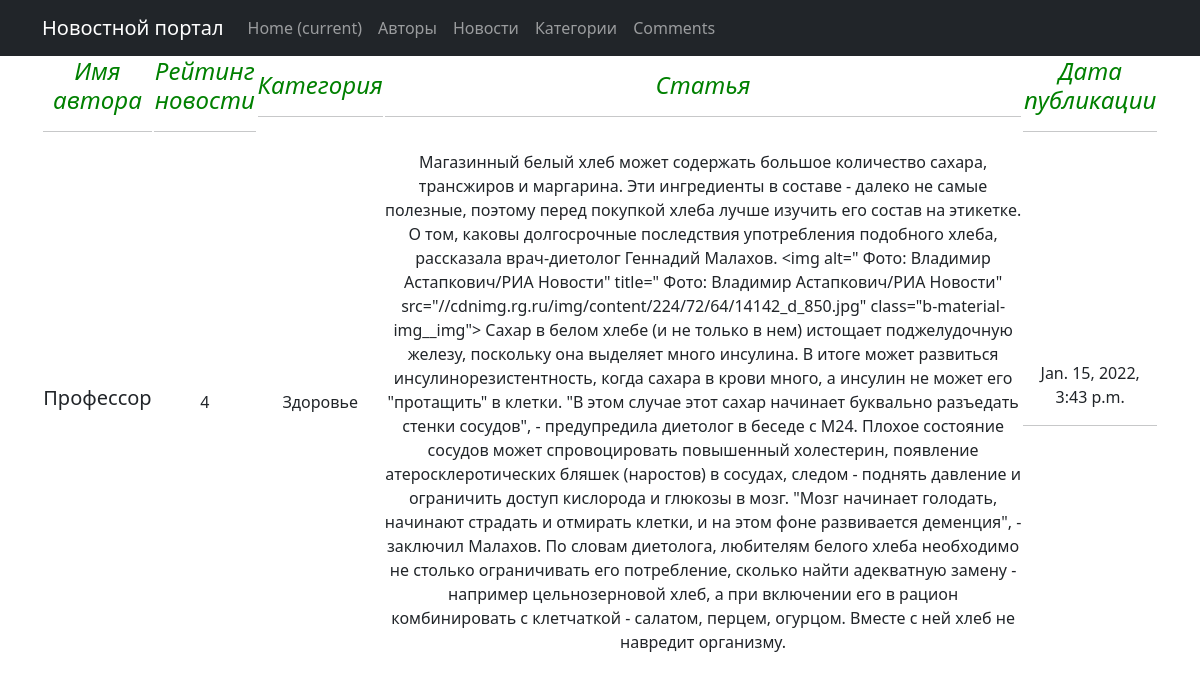
Page /comments/13/ on the committed database.
### news/models.py (models this page shows, shortened)
class Post(models.Model):
    author = models.ForeignKey(Author, on_delete=models.CASCADE)
    NEWS = 'NW'
    ARTICLE = 'AR'
    CATEGORY_CHOICES = (
        (NEWS, 'Новости'),
        (ARTICLE, 'Статья'),
    )
    categoryType = models.CharField(max_length=2, choices=CATEGORY_CHOICES, default=ARTICLE)
    dateCreation = models.DateTimeField(auto_now_add=True, verbose_name="Время создания новости")
    postCategory = models.ManyToManyField(Category, through='PostCategory', verbose_name="Название категории")
    title = models.CharField(max_length=128)
    text = models.TextField()
    rating = models.SmallIntegerField(default=0)

class Author(models.Model):
    authorUser = models.OneToOneField(User, on_delete=models.CASCADE)
    ratingAuthor = models.SmallIntegerField(default=0)
    def __str__(self):
        return self.authorUser.username

class Category(models.Model):
    name = models.CharField(max_length=64, unique=True)
    def __str__(self):
        return self.name

### news/views.py (the view)
# urls.py: path('<int:pk>/', NewsDetailView.as_view(), name='news_detail'),
class NewsDetailView(DetailView):
    template_name = 'news_detail.html'
    queryset = Post.objects.all()

### news/templates/news_detail.html (shortened to what this page needs)
{% extends 'flatpages/default.html' %}
{% block content %}
<table>
    <tr>
        <td>
            <h4><em><span style="color: #008000;">Имя автора</span></em></h4>
            <hr/>
        </td>
        <td>
            <h4><em><span style="color: #008000;">Рейтинг новости</span></em></h4>
            <hr/>
        </td>
        <td>
            <h4><em><span style="color: #008000;">Категория</span></em></h4>
            <hr/>
        </td>
        <td>
            <h4><em><span style="color: #008000;">Статья</span></em></h4>
            <hr/>
        </td>
        <td>
            <h4><em><span style="color: #008000;">Дата публикации</span></em></h4>
            <hr/>
        </td>
    </tr>
    <tr>
        <td>
            <h5>{{ post.author|title }}</h5>
        </td>
        <td>
            {{ post.rating }}
        </td>
        <td>
            {% for new in post.postCategory.all %}
            {{ new|title }}
            {% endfor %}
        </td>
        <td>
            {{ post.text }}
        </td>
        <td>
            {{ post.dateCreation }}
            <hr/>
        </td>
    </tr>
</table>
{% endblock content %}

### rows in the picture
Post: author "Профессор", rating "4", text "Магазинный белый хлеб может содержать большое количество сахара, трансжиров и маргарина. Эти ингредиенты в составе - далеко не самые полезные, поэтому перед покупкой хлеба лучше изучить его состав на этикетке. О том, каковы долгосрочные последствия употребления подобного хлеба, рассказала врач-диетолог Геннадий Малахов. <img alt=\" Фото: Владимир Астапкович/РИА Новости\" title=\" Фото: Владимир Астапкович/РИА Новости\" src=\"//cdnimg.rg.ru/img/content/224/72/64/14142_d_850.jpg\" class=\"b-material-img__img\"> Сахар в белом хлебе (и не только в нем) истощает поджелудочную железу, поскольку она выделяет много инсулина. В итоге может развиться инсулинорезистентность, когда сахара в крови много, а…", dateCreation "Jan. 15, 2022, 3:43 p.m."
Category: name "Здоровье"
